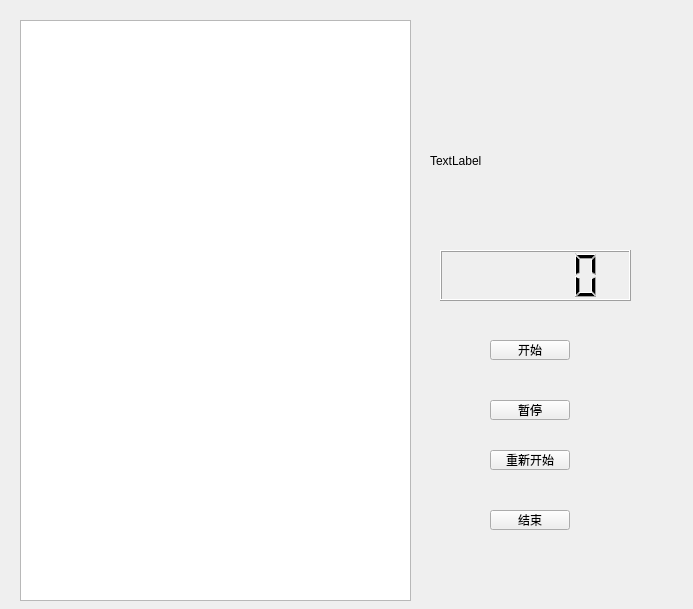
<?xml version="1.0" encoding="UTF-8"?>
<ui version="4.0">
 <class>Panel</class>
 <widget class="QWidget" name="Panel">
  <property name="geometry">
   <rect>
    <x>0</x>
    <y>0</y>
    <width>693</width>
    <height>609</height>
   </rect>
  </property>
  <property name="windowTitle">
   <string>Panel</string>
  </property>
  <widget class="QLCDNumber" name="LCDNum_Score">
   <property name="geometry">
    <rect>
     <x>440</x>
     <y>250</y>
     <width>191</width>
     <height>51</height>
    </rect>
   </property>
  </widget>
  <widget class="QPushButton" name="pbt_startGame">
   <property name="geometry">
    <rect>
     <x>490</x>
     <y>340</y>
     <width>80</width>
     <height>20</height>
    </rect>
   </property>
   <property name="text">
    <string>开始</string>
   </property>
  </widget>
  <widget class="QPushButton" name="pbt_pauseGame">
   <property name="geometry">
    <rect>
     <x>490</x>
     <y>400</y>
     <width>80</width>
     <height>20</height>
    </rect>
   </property>
   <property name="text">
    <string>暂停</string>
   </property>
  </widget>
  <widget class="QPushButton" name="pbt_restart">
   <property name="geometry">
    <rect>
     <x>490</x>
     <y>450</y>
     <width>80</width>
     <height>20</height>
    </rect>
   </property>
   <property name="text">
    <string>重新开始</string>
   </property>
  </widget>
  <widget class="QPushButton" name="pbt_stopGame">
   <property name="geometry">
    <rect>
     <x>490</x>
     <y>510</y>
     <width>80</width>
     <height>20</height>
    </rect>
   </property>
   <property name="text">
    <string>结束</string>
   </property>
  </widget>
  <widget class="QLabel" name="label_gameLevel">
   <property name="geometry">
    <rect>
     <x>430</x>
     <y>120</y>
     <width>211</width>
     <height>81</height>
    </rect>
   </property>
   <property name="text">
    <string>TextLabel</string>
   </property>
  </widget>
  <widget class="QGraphicsView" name="GraphicsView">
   <property name="geometry">
    <rect>
     <x>20</x>
     <y>20</y>
     <width>391</width>
     <height>581</height>
    </rect>
   </property>
  </widget>
 </widget>
 <layoutdefault spacing="6" margin="11"/>
 <resources/>
 <connections/>
</ui>
